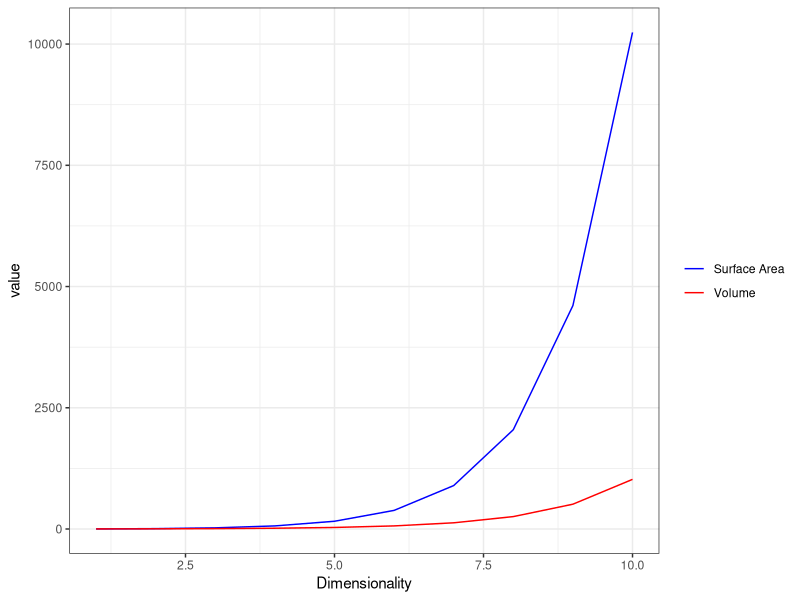

Recreate this plot in R.
# Generator Functions
# x = sidelength, n = dimensionality
cube <- function(x, n){
  vec = c('x' = x, 'n' = n)
  structure(vec, class = c('cube', class(vec)))
} 

# r = radius, n = dimensionality
sphere <- function(r, n) {
  vec = c('r' = r, 'n' = n)
  structure(vec, class = c('sphere', class(vec)))
} 

# Generic Functions
volume <- function(x) UseMethod("volume", x)
volume.cube <- function(x) return(unname(x['x'] ^ x['n']))
volume.sphere <- function(x) {
  r = x['r']
  n = x['n']
  
  unname(pi^(n/2) / gamma(n/2 + 1) * r^n)
}

surfaceArea <- function(x) UseMethod("surfaceArea", x)
surfaceArea.cube <- function(x) {
  n = x['n']
  s = x['x']
  unname(2*n*s^(n - 1))
}
surfaceArea.sphere <- function(x) {
  r = x['r']
  n = x['n']
  
  unname(2 * pi^(n/2) / gamma(n/2) * r^(n-1))
}



# Increasing Dimensionality
x = 2 # fixing side length of cube and radius of sphere at 2
df <- data.frame(dimension = 1:10)
df$cube_v <- sapply(df$dimension, function(n) volume(cube(x, n)))
df$cube_s <- sapply(df$dimension, function(n) surfaceArea(cube(x, n)))
# df$sphere_v <- sapply(df$dimension, function(n) volume(sphere(2, n)))
# df$sphere_s <- sapply(df$dimension, function(n) surfaceArea(sphere(2, n)))

library(tidyverse)
df %>% 
  pivot_longer(cols = -dimension) %>% 
  ggplot(aes(x = dimension, y = value, color = name)) + 
  geom_line() + 
  xlab('Dimensionality') +
  scale_color_manual(values = c('blue', 'red'), labels = c('Surface Area', 'Volume')) +
  theme_bw() +
  theme(legend.title = element_blank())


